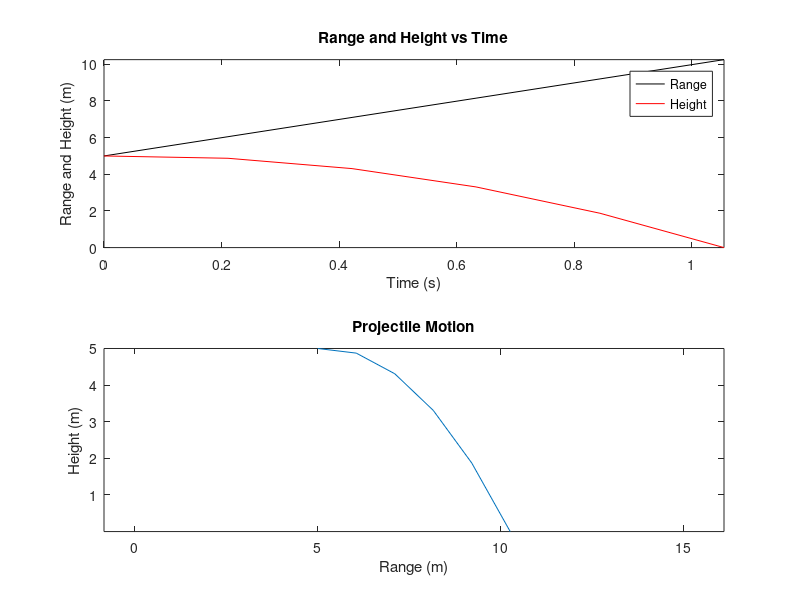

This chart was generated by the following MATLAB code:
% Coleman Lyski
%
% September 12, 2016
%
% Lecture 4
clear; close all; home
%
% program to calculate height and range
% projectile motion
%
% variables:
% (x0,y0) - initial position
% ts - time step
% thd - firing angle in degrees
% v0 - firing velocity
% g - gravitational constant
% thr - firing angle in radians
% t - time vector
% thit - time for projectile to hit ground
% height - height of projectile
% range - distance down range of projectile
%
% input section
name = input('Enter your name ','s');
units=menu('Unit Type','SI on Earth','Grav on Earth','SI on Moon');
% if units==1
%     g=9.81
% elseif units==2
%     g=32.2
% else
%     g=1.625
% end
switch units
    case 1
        g=9.81
    case 2
        g=32.2
    otherwise
        g=1.625
end
if units==1 || units==3
    x0 = input('Enter the value for x0 in meters = ');
    y0 = input('Enter the value for y0 in meters = ');
    v0 = input('Enter value for firing velocity in m/s = ');
else
    x0 = input('Enter the value for x0 in feet = ');
    y0 = input('Enter the value for y0 in feet = ');
    v0 = input('Enter value for firing velocity in ft/s = ');
end
ts = input('Enter the number time steps = ');
thd = input('Enter value for firing angle in degrees = ');
% engineering work
% convert to radians
thr=thd*pi/180;
% find time for projectile to hit ground
hit=roots([-.5*g v0*sin(thr) x0]);
thit=max(abs(hit));
% set time vector
t=0:thit/ts:thit;
% compute motion
height=-.5*g*t.^2+v0*sin(thr)*t+y0;
range=v0*cos(thr)*t+x0;
% output section
% plots
figure(1)
clf
subplot(2,1,1)
plot(t,range,'k',t,height,'r')
xlabel('Time (s)');
if units==1 || units==3
    ylabel('Range and Height (m)');
else
    ylabel('Range and Height (ft)');
end
title('Range and Height vs Time');
legend('Range','Height','location','best');
if max(range)>max(height)
    ymax=max(range)
else
    ymax=max(height)
end
axis([0 thit 0 ymax])
subplot(2,1,2)
plot(range,height)
if units==1 || units==3
    xlabel('Range (m)');
else
    xlabel('Range (ft)');
end
if units==1 || units==3
    ylabel('Height (m)');
else
    ylabel('Height (ft)');
end
title('Projectile Motion');
axis equal
% formatted output
home
fprintf('Name: %0s\n',name)
fprintf('\n\nYour input:\n')
if units==1 || units==3
    fprintf('x0 = %0.2f m \t y0 = %0.2f m\n',x0,y0)
else
    fprintf('x0 = %0.2f ft \t y0 = %0.2f ft\n',x0,y0)
end
if units==1 || units==3
    fprintf('Initial angle and velocity = %0.2f degrees fired at %0.2f m/s\n',thd,v0)
else
    fprintf('Initial angle and velocity = %0.2f degrees fired at %0.2f ft/s\n',thd,v0)
end
fprintf('\n\nYour output:\n')
fprintf('The time it took to hit the ground = %0.2f seconds\n',thit)
if units==1 || units==3
    fprintf('The maximum height = %0.2f meters\n',max(height))
else
    fprintf('The maximum height = %0.2f feet\n',max(height))
end
if units==1 || units==3
    fprintf('The total distance down range = %0.2f meters\n',max(range))
else
    fprintf('The total distance down range = %0.2f feet\n',max(range))
end